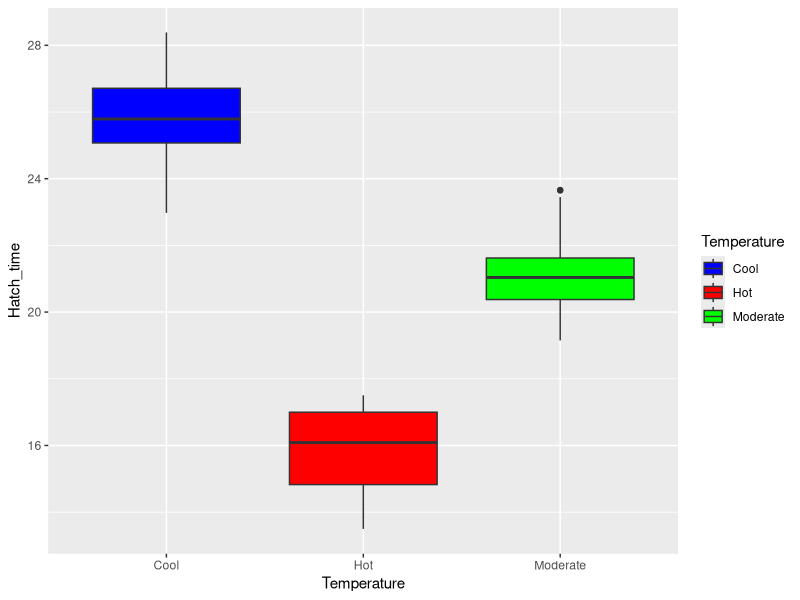
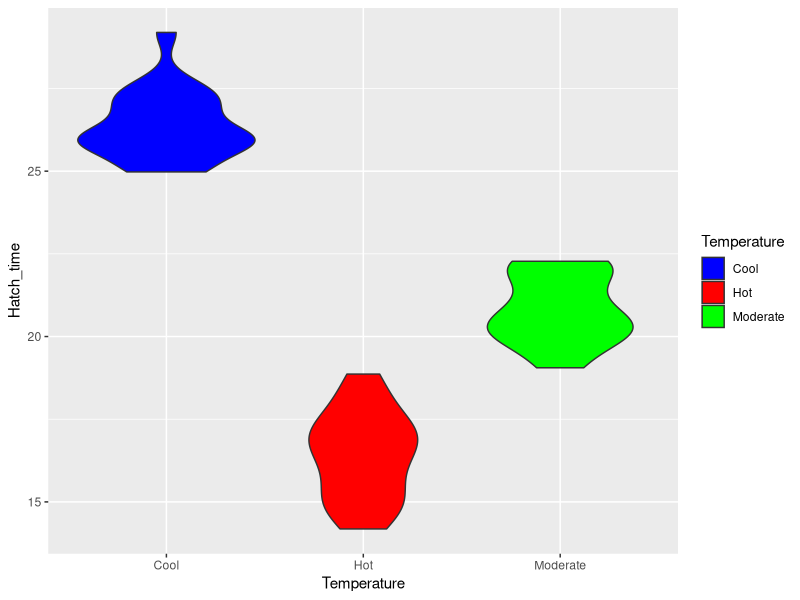
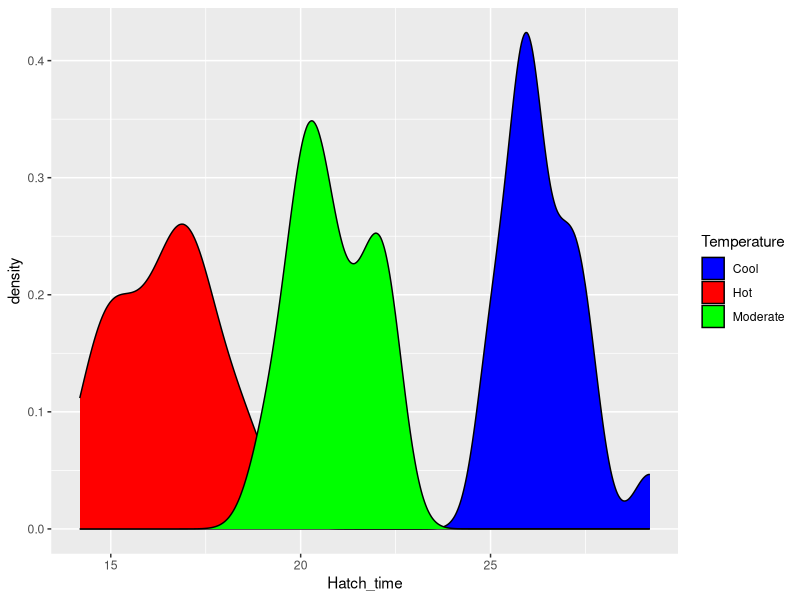

Write R code to recreate these figures, in order.
## ---- chunk 1
library(tidyverse)
library(dplyr)
library(datasets)
## ---- chunk 2
#############################
# FUNCTION: createHatchData()
# This function creates my hatch time dataset

createHatchData <- function(nGroup = 3, nName = c("Hot","Moderate", "Cool"), nSize = c(20,20,20), nMean = c(16,21,26),nSD = c(1.25,1.1,1.1), ID = 1:(sum(nSize))) {
  Hatch_time <- c(rnorm(n=nSize[1],mean=nMean[1],sd=nSD[1]),
                 rnorm(n=nSize[2],mean=nMean[2],sd=nSD[2]),
                 rnorm(n=nSize[3],mean=nMean[3],sd=nSD[3]))
Temperature <- rep(nName,nSize)
EggHatchData <- data.frame(ID,Temperature,Hatch_time)
return(EggHatchData)
}

###########################
# FUNCTION: EggHatchANOVA()
# This function performs an ANOVA on my EggHatchData using the createHatchData() function as its input

EggHatchANOVA <- function(x=createHatchData()){
  EggHatchAOV <- aov(Hatch_time~Temperature,data=x)
  print(summary(EggHatchAOV))
  z <- summary(EggHatchAOV)
  list(Fval=unlist(z)[7],probF=unlist(z)[9])
}

###########################
# FUNCTION: EggHatchPlot()
# This function plots a box and whisker plot using the createHatchData() function as its input

EggHatchPlot <- function(x=createHatchData()){
  ggplot(data=x,aes(x=Temperature,y=Hatch_time,fill=Temperature)) + geom_boxplot() + scale_fill_manual(values= c("blue","red","green"))
}
## ---- chunk 3
createHatchData()
EggHatchANOVA()
EggHatchPlot()
## ---- chunk 4
###########################
# FUNCTION: EggHatchPlot2()
# This function plots a box and whisker plot, jitter plot, and density plot using the createHatchData() function as its input

EggHatchPlot2 <- function(x=createHatchData()){
  boxplot <- ggplot(data=x,aes(x=Temperature,y=Hatch_time,fill=Temperature)) + geom_violin() + scale_fill_manual(values= c("blue","red","green"))
  
  density <- ggplot(data=x,aes(Hatch_time,fill=Temperature)) + geom_density() + scale_fill_manual(values= c(Cool="blue", Hot="red", Moderate = "green"))
  
  print(boxplot)
  print(density)
}
## ---- chunk 5
createHatchData()
EggHatchANOVA()
EggHatchPlot2()
